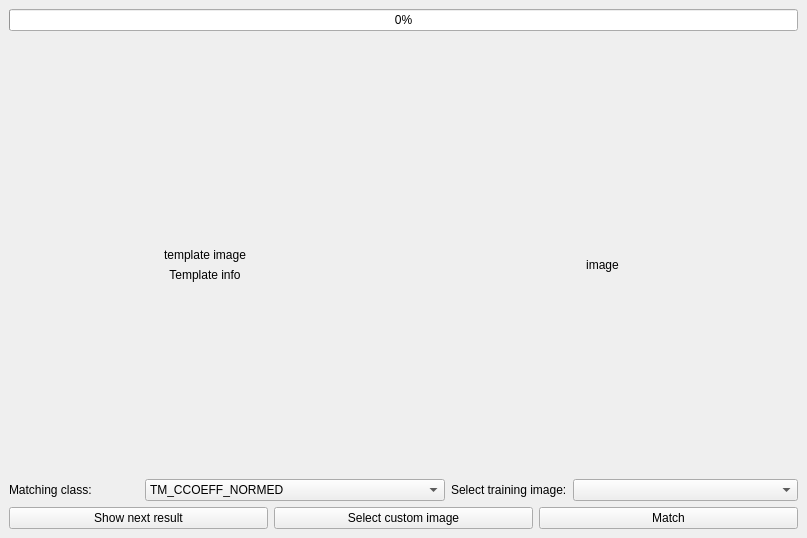
<?xml version="1.0" encoding="UTF-8"?>
<ui version="4.0">
 <class>MainWindow</class>
 <widget class="QMainWindow" name="MainWindow">
  <property name="geometry">
   <rect>
    <x>0</x>
    <y>0</y>
    <width>807</width>
    <height>538</height>
   </rect>
  </property>
  <property name="windowTitle">
   <string>Template matching</string>
  </property>
  <property name="dockOptions">
   <set>QMainWindow::AnimatedDocks</set>
  </property>
  <widget class="QWidget" name="centralwidget">
   <layout class="QVBoxLayout" name="verticalLayout_2">
    <item>
     <widget class="QProgressBar" name="progressBar">
      <property name="value">
       <number>0</number>
      </property>
     </widget>
    </item>
    <item>
     <widget class="QLabel" name="matchInfoL">
      <property name="text">
       <string/>
      </property>
      <property name="alignment">
       <set>Qt::AlignCenter</set>
      </property>
     </widget>
    </item>
    <item>
     <layout class="QHBoxLayout" name="horizontalLayout">
      <item>
       <layout class="QVBoxLayout" name="verticalLayout">
        <item>
         <widget class="QLabel" name="templateL">
          <property name="text">
           <string>template image</string>
          </property>
          <property name="alignment">
           <set>Qt::AlignBottom|Qt::AlignHCenter</set>
          </property>
         </widget>
        </item>
        <item>
         <widget class="QLabel" name="templateInfoL">
          <property name="text">
           <string>Template info</string>
          </property>
          <property name="alignment">
           <set>Qt::AlignHCenter|Qt::AlignTop</set>
          </property>
         </widget>
        </item>
       </layout>
      </item>
      <item>
       <widget class="QLabel" name="imageL">
        <property name="sizePolicy">
         <sizepolicy hsizetype="Preferred" vsizetype="Expanding">
          <horstretch>0</horstretch>
          <verstretch>0</verstretch>
         </sizepolicy>
        </property>
        <property name="text">
         <string>image</string>
        </property>
        <property name="alignment">
         <set>Qt::AlignCenter</set>
        </property>
       </widget>
      </item>
     </layout>
    </item>
    <item>
     <layout class="QHBoxLayout" name="horizontalLayout_2">
      <item>
       <widget class="QLabel" name="label_2">
        <property name="minimumSize">
         <size>
          <width>130</width>
          <height>0</height>
         </size>
        </property>
        <property name="text">
         <string>Matching class:</string>
        </property>
       </widget>
      </item>
      <item>
       <widget class="QComboBox" name="matchingClassCBOX">
        <property name="minimumSize">
         <size>
          <width>300</width>
          <height>0</height>
         </size>
        </property>
        <item>
         <property name="text">
          <string>TM_CCOEFF_NORMED</string>
         </property>
        </item>
        <item>
         <property name="text">
          <string>TM_CCORR_NORMED</string>
         </property>
        </item>
        <item>
         <property name="text">
          <string>TM_SQDIFF_NORMED</string>
         </property>
        </item>
       </widget>
      </item>
      <item>
       <widget class="QLabel" name="label">
        <property name="sizePolicy">
         <sizepolicy hsizetype="Minimum" vsizetype="Preferred">
          <horstretch>0</horstretch>
          <verstretch>0</verstretch>
         </sizepolicy>
        </property>
        <property name="text">
         <string>Select training image:</string>
        </property>
       </widget>
      </item>
      <item>
       <widget class="QComboBox" name="trainingImgCBOX">
        <property name="sizePolicy">
         <sizepolicy hsizetype="Expanding" vsizetype="Fixed">
          <horstretch>0</horstretch>
          <verstretch>0</verstretch>
         </sizepolicy>
        </property>
       </widget>
      </item>
     </layout>
    </item>
    <item>
     <layout class="QHBoxLayout" name="horizontalLayout_4">
      <item>
       <widget class="QPushButton" name="nextResultBTN">
        <property name="text">
         <string>Show next result</string>
        </property>
       </widget>
      </item>
      <item>
       <widget class="QPushButton" name="selectCustomImgBTN">
        <property name="text">
         <string>Select custom image</string>
        </property>
       </widget>
      </item>
      <item>
       <widget class="QPushButton" name="matchBTN">
        <property name="text">
         <string>Match</string>
        </property>
       </widget>
      </item>
     </layout>
    </item>
   </layout>
  </widget>
 </widget>
 <resources/>
 <connections/>
</ui>
